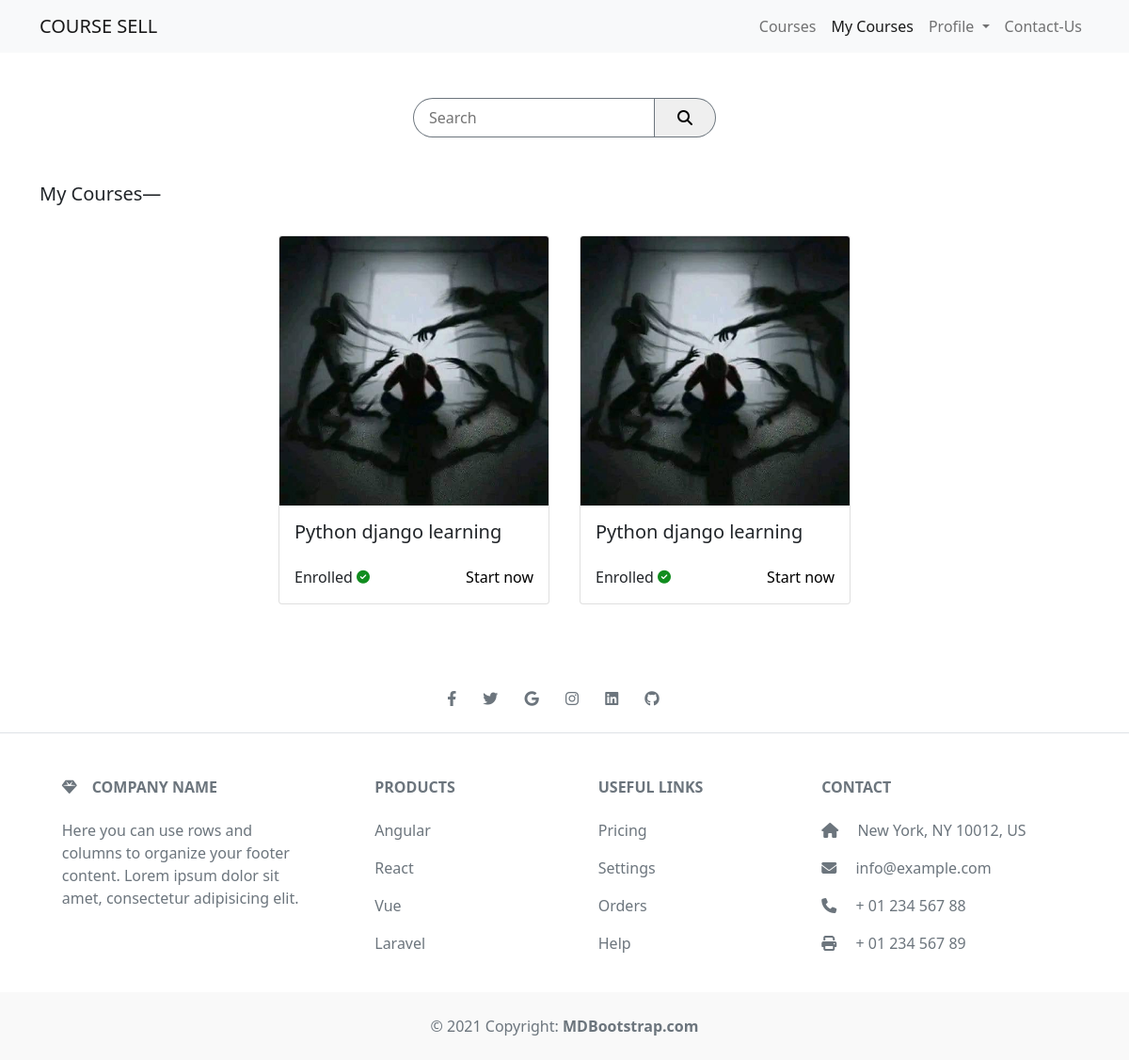
Screenshot of /my-courses (signed in) with the database file from the repository.
### courses/models.py (models this page shows, shortened)
class UserCourse(models.Model):
    user = models.ForeignKey(User, on_delete=models.CASCADE)
    course = models.ForeignKey(Course, on_delete=models.CASCADE)
    enrolled_date = models.DateTimeField(default=timezone.now)

class Course(models.Model):
    name = models.CharField(max_length=100, null=False)
    price = models.IntegerField(null=False)
    discount = models.IntegerField(null=False, default=0)
    active = models.BooleanField(default=False)
    thumbnail = models.ImageField(upload_to='courses/')
    length = models.IntegerField(null=False)
    def __str__(self):
        return self.name

### courses/views.py (the view)
# urls.py: path('my-courses', views.my_courses, name='my_courses'),
@login_required()
def my_courses(request):
    myCourse = UserCourse.objects.filter(user=request.user)
    return render(request, 'courses/my_courses.html', {'myCourse':myCourse})

### templates/courses/my_courses.html (shortened to what this page needs)
{% extends 'master.html' %}
{% load static %}
{% block content %}
<div class="container-sm mt-5">
    <div class="d-flex justify-content-center">
      <form class="d-flex" method="GET">
        <input class="border border-secondary rounded-end rounded-pill p-2 ps-3" name="search" type="text" placeholder="Search">
        <button class="border border-secondary border-start-0 rounded-start rounded-pill ps-4 pe-4" type="submit"><i class="fas fa-search"></i></button>
      </form>
    </div>
    <div class="courses mt-5">
      <div class="course-category mb-3">
        <h5>My Courses&mdash;</h5>
      </div>
      <div class="card-contaiiner d-flex justify-content-md-center flex-wrap">
        {% if myCourse %}
        {% for course in myCourse %}
        <div class="card m-3" style="width: 18rem;">
          <img src="/media/{{ course.course.thumbnail }}" class="card-img-top" alt="...">
          <div class="card-body">
            <h5 class="card-title">{{ course.course }}</h5>
          </div>
          <div class="card-body mt-0 pt-0">
            <div class="d-flex justify-content-between">
              <span style="font-weight: 500;">Enrolled <i class="fa-solid fa-circle-check fa-sm" style="color: #118d1f;"></i></span>
              <a href="{% url 'course_details' course.id %}" class="card-link link-offset-2 link-underline link-underline-opacity-0">Start now</a>
            </div>
          </div>
        </div>
        {% endfor %}
        {% else %}
        <h4 class="text-danger">You do not enrolle courses</h4>
        {% endif %}
      </div>
    </div>
  </div>
{% endblock %}

### templates/master.html (style rules this page uses)
a { text-decoration: none; color: black; }

### rows the page displays
UserCourse: course.thumbnail (picture), course "Python django learning"
UserCourse: course.thumbnail (picture), course "Python django learning"
